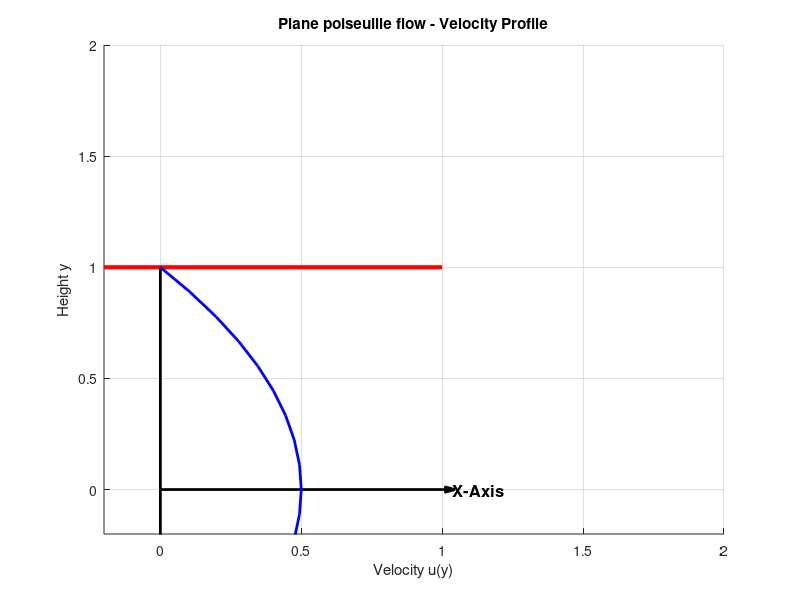

MATLAB code to generate this figure:
clc; clear; close all;

% Define parameters
h = 2;   % Distance between plates
U = 0;   % Velocity of upper plate
mu = 4;
P = -4;
y = linspace(0, h/2, 10);  % Discretized y-axis values
u = -((P*h^2)/(8*mu))*(1-4*(y/h).^2);  % Velocity profile equation u(y) = (U/h) * y

% Plot the stationary and moving plates
figure;
hold on;
plot([-0.2, 1], [-h/2, -h/2], 'r', 'LineWidth', 3);  % Bottom plate (y = -h/2)
plot([-0.2, 1], [h/2, h/2], 'r', 'LineWidth', 3);  % Top plate (y = h/2)

% Plot vertical boundary lines (y = 0 and y = h)
plot([0, 0], [0, h/2], 'k', 'LineWidth', 2);  % Vertical line at u = 0
plot([0, 0], [0, -h/2], 'k', 'LineWidth', 2);  % Vertical line at u = 0

plot([0, 1], [0, 0], 'k', 'LineWidth', 2);  
% Add arrow at the end of the x-axis using quiver
quiver(1, 0, 0.05, 0, 'MaxHeadSize', 0.5, 'LineWidth', 2, 'Color', 'k'); 
% Label for X-axis
text(1, 0, '  X-Axis', 'FontSize', 12, 'FontWeight', 'bold', 'HorizontalAlignment', 'left');



% Plot the velocity profile (linear distribution)
plot(u, y, 'b', 'LineWidth', 2); % Velocity profile u(y) vs y
plot(u, -y, 'b', 'LineWidth', 2); % Velocity profile u(y) vs y


% Add arrows starting from y=0 and y=h pointing to velocity profile
% for i = 1:length(y)-1
%     quiver(0, y(i), u(i), 0, 'LineWidth', 1.5, 'Color', 'k', 'MaxHeadSize', 0.2, 'AutoScale', 'off');
% 
% end

% Labels and title
xlabel('Velocity u(y)');
ylabel('Height y');
title('Plane poiseuille flow - Velocity Profile');
axis([-0.2, 2, -0.2, 2]); % Set axis limits
grid on;
hold off;
